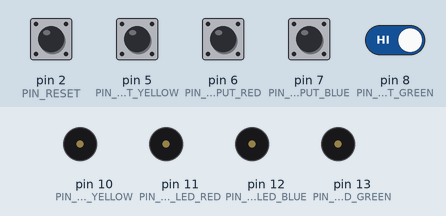
Simulated run of this program. Board: Arduino Uno, built with avr-gcc and run on an emulated ATmega328P. Parts: buzzer (waves = sounding, pin HIGH). The inputs (shaded band) are chosen by the test bench; at power-on: pin 2 (PIN_RESET), pin 5 (PIN_BUZZER_INPUT_YELLOW), pin 6 (PIN_BUZZER_INPUT_RED), pin 7 (PIN_BUZZER_INPUT_BLUE), pin 8 (PIN_BUZZER_INPUT_GREEN) HIGH. What the program prints to the serial monitor is not drawn.

Above: at 1.2 s.
1.3 s: pin 6 (PIN_BUZZER_INPUT_RED) pulled LOW for 0.15 s
At 1.7 s:
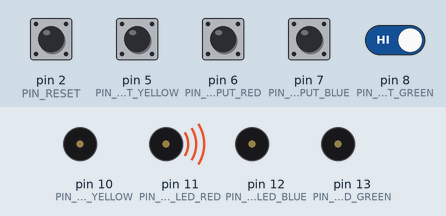
2.9 s: pin 2 (PIN_RESET) pulled LOW for 0.15 s
At 4.1 s:
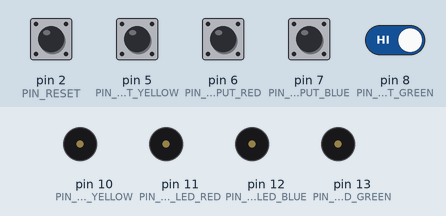
4.5 s: pin 5 (PIN_BUZZER_INPUT_YELLOW) pulled LOW for 0.15 s
At 5.4 s:
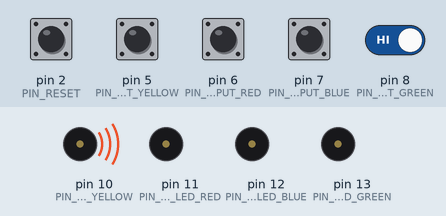
6.1 s: pin 2 (PIN_RESET) pulled LOW for 1 s
At 6.6 s:
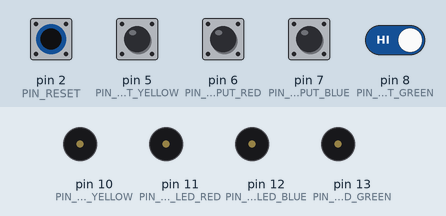
10.1 s: pin 7 (PIN_BUZZER_INPUT_BLUE) pulled LOW for 0.15 s
At 10.8 s:
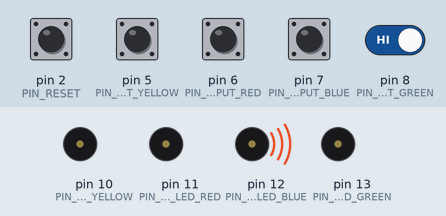
11.7 s: pin 2 (PIN_RESET) driven LOW and pin 5 (PIN_BUZZER_INPUT_YELLOW) driven LOW and pin 6 (PIN_BUZZER_INPUT_RED) driven LOW and pin 7 (PIN_BUZZER_INPUT_BLUE) driven LOW and pin 8 (PIN_BUZZER_INPUT_GREEN) driven LOW
At 12.1 s:
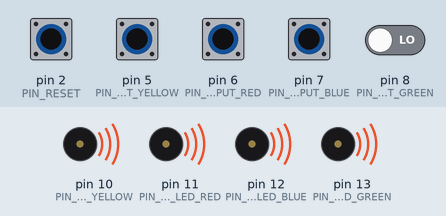
Timing chart, 0 to 14.2 s (numbered marks = the images above; inputs shaded):
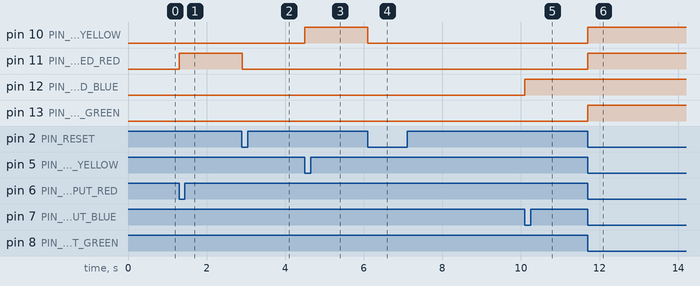

The program:

main.cpp
```cpp
#include <Arduino.h>
#include "config.h"

bool gboGameRunning = true;

void setup() {

  Serial.begin(9600);
  // debug
  Serial.write("Initializing... \n");

  // init inputs
  pinMode(PIN_BUZZER_INPUT_GREEN, INPUT_PULLUP);
  pinMode(PIN_BUZZER_INPUT_BLUE, INPUT_PULLUP);
  pinMode(PIN_BUZZER_INPUT_RED, INPUT_PULLUP);
  pinMode(PIN_BUZZER_INPUT_YELLOW, INPUT_PULLUP);
  // init outputs
  pinMode(PIN_BUZZER_LED_GREEN, OUTPUT);
  pinMode(PIN_BUZZER_LED_BLUE, OUTPUT);
  pinMode(PIN_BUZZER_LED_RED, OUTPUT);
  pinMode(PIN_BUZZER_LED_YELLOW, OUTPUT);
  // init reset pin
  pinMode(PIN_RESET, INPUT_PULLUP);

  Serial.write("done \n");
}

void loop() {

  bool boInputReset = true;
  bool boBuzzerGreen = true;
  bool boBuzzerBlue = true;
  bool boBuzzerRed = true;
  bool boBuzzerYellow = true;

  if (true == gboGameRunning) {

    boBuzzerGreen = (uint8_t) digitalRead(PIN_BUZZER_INPUT_GREEN);
    boBuzzerBlue = (uint8_t) digitalRead(PIN_BUZZER_INPUT_BLUE);
    boBuzzerRed = (uint8_t) digitalRead(PIN_BUZZER_INPUT_RED);
    boBuzzerYellow = (uint8_t) digitalRead(PIN_BUZZER_INPUT_YELLOW);


    digitalWrite(PIN_BUZZER_LED_GREEN, !boBuzzerGreen);
    digitalWrite(PIN_BUZZER_LED_BLUE, !boBuzzerBlue);
    digitalWrite(PIN_BUZZER_LED_RED, !boBuzzerRed);
    digitalWrite(PIN_BUZZER_LED_YELLOW, !boBuzzerYellow);

  }

  // end game
  if (boBuzzerGreen == false) gboGameRunning = false;
  if (boBuzzerBlue == false) gboGameRunning = false;
  if (boBuzzerRed == false) gboGameRunning = false;
  if (boBuzzerYellow == false) gboGameRunning = false;

  // process reset
  boInputReset = (uint8_t) digitalRead(PIN_RESET);
  if (boInputReset == 0) gboGameRunning = true;

  if (boBuzzerRed == 0) {
    Serial.write("o");
  } else {
    Serial.write("x");
  }

}
```

config.h
```cpp
#ifndef CONFIG_H
#define CONFIG_H

#define N_BUZZER 5

#define PIN_RESET 2

#define PIN_BUZZER_LED_GREEN 13
#define PIN_BUZZER_LED_BLUE 12
#define PIN_BUZZER_LED_RED 11
#define PIN_BUZZER_LED_YELLOW 10
#define PIN_BUZZER_LED_WHITE 9

#define PIN_BUZZER_INPUT_GREEN 8
#define PIN_BUZZER_INPUT_BLUE 7
#define PIN_BUZZER_INPUT_RED 6
#define PIN_BUZZER_INPUT_YELLOW 5
#define PIN_BUZZER_INPUT_WHITE 4

#endif
```

Measured:
- after the input at 1.3 s, pin 11 (PIN_BUZZER_LED_RED): LOW → HIGH at once
- after the input at 2.9 s, pin 11 (PIN_BUZZER_LED_RED): HIGH → LOW at once
- after the input at 4.5 s, pin 10 (PIN_BUZZER_LED_YELLOW): LOW → HIGH at once
- after the input at 6.1 s, pin 10 (PIN_BUZZER_LED_YELLOW): HIGH → LOW at once
- after the input at 10.1 s, pin 12 (PIN_BUZZER_LED_BLUE): LOW → HIGH at once
- after the input at 11.7 s, pin 10 (PIN_BUZZER_LED_YELLOW), pin 11 (PIN_BUZZER_LED_RED), pin 13 (PIN_BUZZER_LED_GREEN): LOW → HIGH at once
